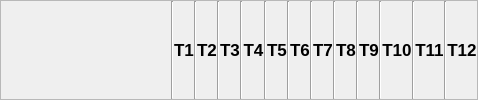
               <widget class="QFrame" name="frame_14">
                <property name="minimumSize">
                 <size>
                  <width>0</width>
                  <height>50</height>
                 </size>
                </property>
                <property name="styleSheet">
                 <string notr="true">#frame_14{
border: 1px solid rgb(199, 199, 199);
}</string>
                </property>
                <property name="frameShape">
                 <enum>QFrame::StyledPanel</enum>
                </property>
                <property name="frameShadow">
                 <enum>QFrame::Raised</enum>
                </property>
                <layout class="QHBoxLayout" name="horizontalLayout_5">
                 <property name="spacing">
                  <number>0</number>
                 </property>
                 <property name="leftMargin">
                  <number>0</number>
                 </property>
                 <property name="topMargin">
                  <number>0</number>
                 </property>
                 <property name="rightMargin">
                  <number>0</number>
                 </property>
                 <property name="bottomMargin">
                  <number>0</number>
                 </property>
                 <item>
                  <widget class="QFrame" name="frame_15">
                   <property name="minimumSize">
                    <size>
                     <width>170</width>
                     <height>0</height>
                    </size>
                   </property>
                   <property name="maximumSize">
                    <size>
                     <width>170</width>
                     <height>16777215</height>
                    </size>
                   </property>
                   <property name="styleSheet">
                    <string notr="true">border:none;
</string>
                   </property>
                   <property name="frameShape">
                    <enum>QFrame::StyledPanel</enum>
                   </property>
                   <property name="frameShadow">
                    <enum>QFrame::Raised</enum>
                   </property>
                   <layout class="QGridLayout" name="gridLayout_3">
                    <property name="leftMargin">
                     <number>0</number>
                    </property>
                    <property name="topMargin">
                     <number>0</number>
                    </property>
                    <property name="rightMargin">
                     <number>0</number>
                    </property>
                    <property name="bottomMargin">
                     <number>0</number>
                    </property>
                    <property name="spacing">
                     <number>0</number>
                    </property>
                    <item row="0" column="0">
                     <widget class="QLabel" name="label_3">
                      <property name="font">
                       <font>
                        <pointsize>13</pointsize>
                        <weight>75</weight>
                        <bold>true</bold>
                       </font>
                      </property>
                      <property name="styleSheet">
                       <string notr="true">border:none;</string>
                      </property>
                      <property name="text">
                       <string/>
                      </property>
                      <property name="alignment">
                       <set>Qt::AlignCenter</set>
                      </property>
                     </widget>
                    </item>
                   </layout>
                  </widget>
                 </item>
                 <item>
                  <widget class="Line" name="line">
                   <property name="orientation">
                    <enum>Qt::Vertical</enum>
                   </property>
                  </widget>
                 </item>
                 <item>
                  <widget class="QFrame" name="frame_16">
                   <property name="styleSheet">
                    <string notr="true">border:none;
</string>
                   </property>
                   <property name="frameShape">
                    <enum>QFrame::StyledPanel</enum>
                   </property>
                   <property name="frameShadow">
                    <enum>QFrame::Raised</enum>
                   </property>
                   <layout class="QGridLayout" name="gridLayout_4">
                    <property name="leftMargin">
                     <number>0</number>
                    </property>
                    <property name="topMargin">
                     <number>0</number>
                    </property>
                    <property name="rightMargin">
                     <number>0</number>
                    </property>
                    <property name="bottomMargin">
                     <number>0</number>
                    </property>
                    <property name="spacing">
                     <number>0</number>
                    </property>
                    <item row="0" column="0">
                     <widget class="QLabel" name="label_11">
                      <property name="font">
                       <font>
                        <pointsize>13</pointsize>
                        <weight>75</weight>
                        <bold>true</bold>
                       </font>
                      </property>
                      <property name="text">
                       <string>T1</string>
                      </property>
                      <property name="alignment">
                       <set>Qt::AlignCenter</set>
                      </property>
                     </widget>
                    </item>
                   </layout>
                  </widget>
                 </item>
                 <item>
                  <widget class="Line" name="line_2">
                   <property name="orientation">
                    <enum>Qt::Vertical</enum>
                   </property>
                  </widget>
                 </item>
                 <item>
                  <widget class="QFrame" name="frame_17">
                   <property name="styleSheet">
                    <string notr="true">border:none;
</string>
                   </property>
                   <property name="frameShape">
                    <enum>QFrame::StyledPanel</enum>
                   </property>
                   <property name="frameShadow">
                    <enum>QFrame::Raised</enum>
                   </property>
                   <layout class="QGridLayout" name="gridLayout_5">
                    <property name="leftMargin">
                     <number>0</number>
                    </property>
                    <property name="topMargin">
                     <number>0</number>
                    </property>
                    <property name="rightMargin">
                     <number>0</number>
                    </property>
                    <property name="bottomMargin">
                     <number>0</number>
                    </property>
                    <property name="spacing">
                     <number>0</number>
                    </property>
                    <item row="0" column="0">
                     <widget class="QLabel" name="label_12">
                      <property name="font">
                       <font>
                        <pointsize>13</pointsize>
                        <weight>75</weight>
                        <bold>true</bold>
                       </font>
                      </property>
                      <property name="text">
                       <string>T2</string>
                      </property>
                      <property name="alignment">
                       <set>Qt::AlignCenter</set>
                      </property>
                     </widget>
                    </item>
                   </layout>
                  </widget>
                 </item>
                 <item>
                  <widget class="Line" name="line_3">
                   <property name="orientation">
                    <enum>Qt::Vertical</enum>
                   </property>
                  </widget>
                 </item>
                 <item>
                  <widget class="QFrame" name="frame_20">
                   <property name="styleSheet">
                    <string notr="true">border:none;
</string>
                   </property>
                   <property name="frameShape">
                    <enum>QFrame::StyledPanel</enum>
                   </property>
                   <property name="frameShadow">
                    <enum>QFrame::Raised</enum>
                   </property>
                   <layout class="QGridLayout" name="gridLayout_6">
                    <property name="leftMargin">
                     <number>0</number>
                    </property>
                    <property name="topMargin">
                     <number>0</number>
                    </property>
                    <property name="rightMargin">
                     <number>0</number>
                    </property>
                    <property name="bottomMargin">
                     <number>0</number>
                    </property>
                    <property name="spacing">
                     <number>0</number>
                    </property>
                    <item row="0" column="0">
                     <widget class="QLabel" name="label_13">
                      <property name="font">
                       <font>
                        <pointsize>13</pointsize>
                        <weight>75</weight>
                        <bold>true</bold>
                       </font>
                      </property>
                      <property name="text">
                       <string>T3</string>
                      </property>
                      <property name="alignment">
                       <set>Qt::AlignCenter</set>
                      </property>
                     </widget>
                    </item>
                   </layout>
                  </widget>
                 </item>
                 <item>
                  <widget class="Line" name="line_4">
                   <property name="orientation">
                    <enum>Qt::Vertical</enum>
                   </property>
                  </widget>
                 </item>
                 <item>
                  <widget class="QFrame" name="frame_21">
                   <property name="styleSheet">
                    <string notr="true">border:none;
</string>
                   </property>
                   <property name="frameShape">
                    <enum>QFrame::StyledPanel</enum>
                   </property>
                   <property name="frameShadow">
                    <enum>QFrame::Raised</enum>
                   </property>
                   <layout class="QGridLayout" name="gridLayout_7">
                    <property name="leftMargin">
                     <number>0</number>
                    </property>
                    <property name="topMargin">
                     <number>0</number>
                    </property>
                    <property name="rightMargin">
                     <number>0</number>
                    </property>
                    <property name="bottomMargin">
                     <number>0</number>
                    </property>
                    <property name="spacing">
                     <number>0</number>
                    </property>
                    <item row="0" column="0">
                     <widget class="QLabel" name="label_14">
                      <property name="font">
                       <font>
                        <pointsize>13</pointsize>
                        <weight>75</weight>
                        <bold>true</bold>
                       </font>
                      </property>
                      <property name="text">
                       <string>T4</string>
                      </property>
                      <property name="alignment">
                       <set>Qt::AlignCenter</set>
                      </property>
                     </widget>
                    </item>
                   </layout>
                  </widget>
                 </item>
                 <item>
                  <widget class="Line" name="line_5">
                   <property name="orientation">
                    <enum>Qt::Vertical</enum>
                   </property>
                  </widget>
                 </item>
                 <item>
                  <widget class="QFrame" name="frame_22">
                   <property name="styleSheet">
                    <string notr="true">border:none;
</string>
                   </property>
                   <property name="frameShape">
                    <enum>QFrame::StyledPanel</enum>
                   </property>
                   <property name="frameShadow">
                    <enum>QFrame::Raised</enum>
                   </property>
                   <layout class="QGridLayout" name="gridLayout_8">
                    <property name="leftMargin">
                     <number>0</number>
                    </property>
                    <property name="topMargin">
                     <number>0</number>
                    </property>
                    <property name="rightMargin">
                     <number>0</number>
                    </property>
                    <property name="bottomMargin">
                     <number>0</number>
                    </property>
                    <property name="spacing">
                     <number>0</number>
                    </property>
                    <item row="0" column="0">
                     <widget class="QLabel" name="label_15">
                      <property name="font">
                       <font>
                        <pointsize>13</pointsize>
                        <weight>75</weight>
                        <bold>true</bold>
                       </font>
                      </property>
                      <property name="text">
                       <string>T5</string>
                      </property>
                      <property name="alignment">
                       <set>Qt::AlignCenter</set>
                      </property>
                     </widget>
                    </item>
                   </layout>
                  </widget>
                 </item>
                 <item>
                  <widget class="Line" name="line_6">
                   <property name="orientation">
                    <enum>Qt::Vertical</enum>
                   </property>
                  </widget>
                 </item>
                 <item>
                  <widget class="QFrame" name="frame_23">
                   <property name="styleSheet">
                    <string notr="true">border:none;
</string>
                   </property>
                   <property name="frameShape">
                    <enum>QFrame::StyledPanel</enum>
                   </property>
                   <property name="frameShadow">
                    <enum>QFrame::Raised</enum>
                   </property>
                   <layout class="QGridLayout" name="gridLayout_9">
                    <property name="leftMargin">
                     <number>0</number>
                    </property>
                    <property name="topMargin">
                     <number>0</number>
                    </property>
                    <property name="rightMargin">
                     <number>0</number>
                    </property>
                    <property name="bottomMargin">
                     <number>0</number>
                    </property>
                    <property name="spacing">
                     <number>0</number>
                    </property>
                    <item row="0" column="0">
                     <widget class="QLabel" name="label_16">
                      <property name="font">
                       <font>
                        <pointsize>13</pointsize>
                        <weight>75</weight>
                        <bold>true</bold>
                       </font>
                      </property>
                      <property name="text">
                       <string>T6</string>
                      </property>
                      <property name="alignment">
                       <set>Qt::AlignCenter</set>
                      </property>
                     </widget>
                    </item>
                   </layout>
                  </widget>
                 </item>
                 <item>
                  <widget class="Line" name="line_7">
                   <property name="orientation">
                    <enum>Qt::Vertical</enum>
                   </property>
                  </widget>
                 </item>
                 <item>
                  <widget class="QFrame" name="frame_24">
                   <property name="styleSheet">
                    <string notr="true">border:none;
</string>
                   </property>
                   <property name="frameShape">
                    <enum>QFrame::StyledPanel</enum>
                   </property>
                   <property name="frameShadow">
                    <enum>QFrame::Raised</enum>
                   </property>
                   <layout class="QGridLayout" name="gridLayout_10">
                    <property name="leftMargin">
                     <number>0</number>
                    </property>
                    <property name="topMargin">
                     <number>0</number>
                    </property>
                    <property name="rightMargin">
                     <number>0</number>
                    </property>
                    <property name="bottomMargin">
                     <number>0</number>
                    </property>
                    <property name="spacing">
                     <number>0</number>
                    </property>
                    <item row="0" column="0">
                     <widget class="QLabel" name="label_17">
                      <property name="font">
                       <font>
                        <pointsize>13</pointsize>
                        <weight>75</weight>
                        <bold>true</bold>
                       </font>
                      </property>
                      <property name="text">
                       <string>T7</string>
                      </property>
                      <property name="alignment">
                       <set>Qt::AlignCenter</set>
                      </property>
                     </widget>
                    </item>
                   </layout>
                  </widget>
                 </item>
                 <item>
                  <widget class="Line" name="line_8">
                   <property name="orientation">
                    <enum>Qt::Vertical</enum>
                   </property>
                  </widget>
                 </item>
                 <item>
                  <widget class="QFrame" name="frame_25">
                   <property name="styleSheet">
                    <string notr="true">border:none;
</string>
                   </property>
                   <property name="frameShape">
                    <enum>QFrame::StyledPanel</enum>
                   </property>
                   <property name="frameShadow">
                    <enum>QFrame::Raised</enum>
                   </property>
                   <layout class="QGridLayout" name="gridLayout_11">
                    <property name="leftMargin">
                     <number>0</number>
                    </property>
                    <property name="topMargin">
                     <number>0</number>
                    </property>
                    <property name="rightMargin">
                     <number>0</number>
                    </property>
                    <property name="bottomMargin">
                     <number>0</number>
                    </property>
                    <property name="spacing">
                     <number>0</number>
                    </property>
                    <item row="0" column="0">
                     <widget class="QLabel" name="label_18">
                      <property name="font">
                       <font>
                        <pointsize>13</pointsize>
                        <weight>75</weight>
                        <bold>true</bold>
                       </font>
                      </property>
                      <property name="text">
                       <string>T8</string>
                      </property>
                      <property name="alignment">
                       <set>Qt::AlignCenter</set>
                      </property>
                     </widget>
                    </item>
                   </layout>
                  </widget>
                 </item>
                 <item>
                  <widget class="Line" name="line_9">
                   <property name="orientation">
                    <enum>Qt::Vertical</enum>
                   </property>
                  </widget>
                 </item>
                 <item>
                  <widget class="QFrame" name="frame_26">
                   <property name="styleSheet">
                    <string notr="true">border:none;
</string>
                   </property>
                   <property name="frameShape">
                    <enum>QFrame::StyledPanel</enum>
                   </property>
                   <property name="frameShadow">
                    <enum>QFrame::Raised</enum>
                   </property>
                   <layout class="QGridLayout" name="gridLayout_12">
                    <property name="leftMargin">
                     <number>0</number>
                    </property>
                    <property name="topMargin">
                     <number>0</number>
                    </property>
                    <property name="rightMargin">
                     <number>0</number>
                    </property>
                    <property name="bottomMargin">
                     <number>0</number>
                    </property>
                    <property name="spacing">
                     <number>0</number>
                    </property>
                    <item row="0" column="0">
                     <widget class="QLabel" name="label_19">
                      <property name="font">
                       <font>
                        <pointsize>13</pointsize>
                        <weight>75</weight>
                        <bold>true</bold>
                       </font>
                      </property>
                      <property name="text">
                       <string>T9</string>
                      </property>
                      <property name="alignment">
                       <set>Qt::AlignCenter</set>
                      </property>
                     </widget>
                    </item>
                   </layout>
                  </widget>
                 </item>
                 <item>
                  <widget class="Line" name="line_10">
                   <property name="orientation">
                    <enum>Qt::Vertical</enum>
                   </property>
                  </widget>
                 </item>
                 <item>
                  <widget class="QFrame" name="frame_27">
                   <property name="styleSheet">
                    <string notr="true">border:none;
</string>
                   </property>
                   <property name="frameShape">
                    <enum>QFrame::StyledPanel</enum>
                   </property>
                   <property name="frameShadow">
                    <enum>QFrame::Raised</enum>
                   </property>
                   <layout class="QGridLayout" name="gridLayout_13">
                    <property name="leftMargin">
                     <number>0</number>
                    </property>
                    <property name="topMargin">
                     <number>0</number>
                    </property>
                    <property name="rightMargin">
                     <number>0</number>
                    </property>
                    <property name="bottomMargin">
                     <number>0</number>
                    </property>
                    <property name="spacing">
                     <number>0</number>
                    </property>
                    <item row="0" column="0">
                     <widget class="QLabel" name="label_20">
                      <property name="font">
                       <font>
                        <pointsize>13</pointsize>
                        <weight>75</weight>
                        <bold>true</bold>
                       </font>
                      </property>
                      <property name="text">
                       <string>T10</string>
                      </property>
                      <property name="alignment">
                       <set>Qt::AlignCenter</set>
                      </property>
                     </widget>
                    </item>
                   </layout>
                  </widget>
                 </item>
                 <item>
                  <widget class="Line" name="line_11">
                   <property name="orientation">
                    <enum>Qt::Vertical</enum>
                   </property>
                  </widget>
                 </item>
                 <item>
                  <widget class="QFrame" name="frame_28">
                   <property name="styleSheet">
                    <string notr="true">border:none;
</string>
                   </property>
                   <property name="frameShape">
                    <enum>QFrame::StyledPanel</enum>
                   </property>
                   <property name="frameShadow">
                    <enum>QFrame::Raised</enum>
                   </property>
                   <layout class="QGridLayout" name="gridLayout_14">
                    <property name="leftMargin">
                     <number>0</number>
                    </property>
                    <property name="topMargin">
                     <number>0</number>
                    </property>
                    <property name="rightMargin">
                     <number>0</number>
                    </property>
                    <property name="bottomMargin">
                     <number>0</number>
                    </property>
                    <property name="spacing">
                     <number>0</number>
                    </property>
                    <item row="0" column="0">
                     <widget class="QLabel" name="label_21">
                      <property name="font">
                       <font>
                        <pointsize>13</pointsize>
                        <weight>75</weight>
                        <bold>true</bold>
                       </font>
                      </property>
                      <property name="text">
                       <string>T11</string>
                      </property>
                      <property name="alignment">
                       <set>Qt::AlignCenter</set>
                      </property>
                     </widget>
                    </item>
                   </layout>
                  </widget>
                 </item>
                 <item>
                  <widget class="Line" name="line_12">
                   <property name="orientation">
                    <enum>Qt::Vertical</enum>
                   </property>
                  </widget>
                 </item>
                 <item>
                  <widget class="QFrame" name="frame_29">
                   <property name="styleSheet">
                    <string notr="true">border:none;
</string>
                   </property>
                   <property name="frameShape">
                    <enum>QFrame::StyledPanel</enum>
                   </property>
                   <property name="frameShadow">
                    <enum>QFrame::Raised</enum>
                   </property>
                   <layout class="QGridLayout" name="gridLayout_15">
                    <property name="leftMargin">
                     <number>0</number>
                    </property>
                    <property name="topMargin">
                     <number>0</number>
                    </property>
                    <property name="rightMargin">
                     <number>0</number>
                    </property>
                    <property name="bottomMargin">
                     <number>0</number>
                    </property>
                    <property name="spacing">
                     <number>0</number>
                    </property>
                    <item row="0" column="0">
                     <widget class="QLabel" name="label_22">
                      <property name="font">
                       <font>
                        <pointsize>13</pointsize>
                        <weight>75</weight>
                        <bold>true</bold>
                       </font>
                      </property>
                      <property name="text">
                       <string>T12</string>
                      </property>
                      <property name="alignment">
                       <set>Qt::AlignCenter</set>
                      </property>
                     </widget>
                    </item>
                   </layout>
                  </widget>
                 </item>
                </layout>
               </widget>
